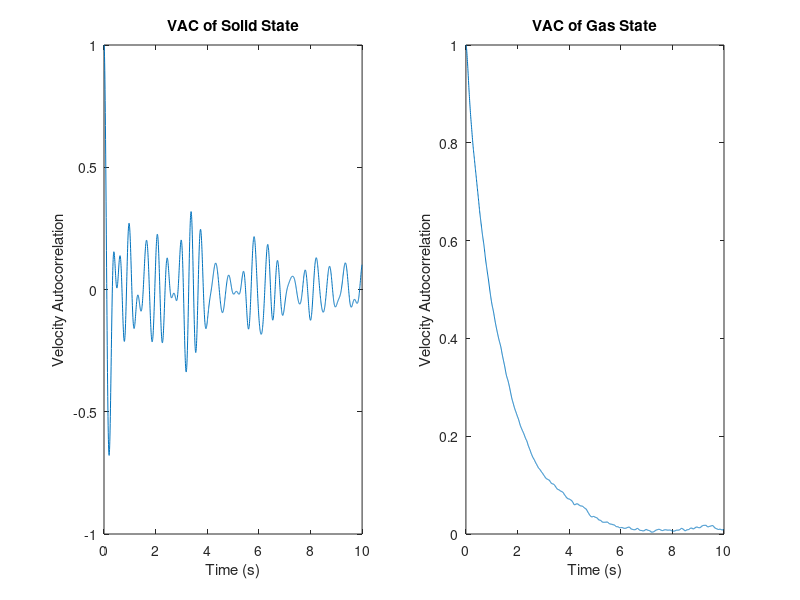

The MATLAB source for this figure:
Z_gas = [1.000000e+00
9.996079e-01
9.986394e-01
9.971119e-01
9.950551e-01
9.925135e-01
9.895470e-01
9.862216e-01
9.825975e-01
9.787228e-01
9.746347e-01
9.703637e-01
9.659380e-01
9.613844e-01
9.567277e-01
9.519871e-01
9.471745e-01
9.422952e-01
9.373552e-01
9.323723e-01
9.273822e-01
9.224309e-01
9.175570e-01
9.127789e-01
9.080946e-01
9.034929e-01
8.989664e-01
8.945173e-01
8.901534e-01
8.858785e-01
8.816852e-01
8.775586e-01
8.734865e-01
8.694693e-01
8.655211e-01
8.616622e-01
8.579099e-01
8.542719e-01
8.507437e-01
8.473111e-01
8.439522e-01
8.406407e-01
8.373492e-01
8.340533e-01
8.307364e-01
8.273927e-01
8.240261e-01
8.206473e-01
8.172699e-01
8.139069e-01
8.105710e-01
8.072751e-01
8.040336e-01
8.008609e-01
7.977685e-01
7.947637e-01
7.918509e-01
7.890321e-01
7.863056e-01
7.836641e-01
7.810937e-01
7.785744e-01
7.760828e-01
7.735944e-01
7.710874e-01
7.685451e-01
7.659593e-01
7.633313e-01
7.606719e-01
7.579997e-01
7.553370e-01
7.527029e-01
7.501073e-01
7.475492e-01
7.450200e-01
7.425073e-01
7.399979e-01
7.374799e-01
7.349429e-01
7.323788e-01
7.297821e-01
7.271520e-01
7.244938e-01
7.218191e-01
7.191438e-01
7.164833e-01
7.138483e-01
7.112414e-01
7.086572e-01
7.060864e-01
7.035220e-01
7.009609e-01
6.984022e-01
6.958426e-01
6.932759e-01
6.906949e-01
6.880938e-01
6.854689e-01
6.828168e-01
6.801335e-01
6.774162e-01
6.746671e-01
6.718988e-01
6.691347e-01
6.664049e-01
6.637379e-01
6.611539e-01
6.586622e-01
6.562618e-01
6.539426e-01
6.516880e-01
6.494780e-01
6.472931e-01
6.451170e-01
6.429376e-01
6.407475e-01
6.385428e-01
6.363227e-01
6.340880e-01
6.318415e-01
6.295880e-01
6.273361e-01
6.250988e-01
6.228896e-01
6.207177e-01
6.185844e-01
6.164866e-01
6.144213e-01
6.123888e-01
6.103939e-01
6.084419e-01
6.065357e-01
6.046729e-01
6.028462e-01
6.010447e-01
5.992559e-01
5.974655e-01
5.956567e-01
5.938103e-01
5.919061e-01
5.899253e-01
5.878533e-01
5.856831e-01
5.834183e-01
5.810751e-01
5.786811e-01
5.762704e-01
5.738761e-01
5.715222e-01
5.692203e-01
5.669710e-01
5.647692e-01
5.626101e-01
5.604932e-01
5.584229e-01
5.564042e-01
5.544377e-01
5.525156e-01
5.506241e-01
5.487469e-01
5.468697e-01
5.449832e-01
5.430852e-01
5.411798e-01
5.392760e-01
5.373850e-01
5.355177e-01
5.336814e-01
5.318778e-01
5.301029e-01
5.283485e-01
5.266041e-01
5.248575e-01
5.230943e-01
5.212985e-01
5.194556e-01
5.175568e-01
5.156024e-01
5.135999e-01
5.115609e-01
5.094964e-01
5.074167e-01
5.053329e-01
5.032586e-01
5.012093e-01
4.991983e-01
4.972303e-01
4.952997e-01
4.933949e-01
4.915056e-01
4.896272e-01
4.877627e-01
4.859203e-01
4.841094e-01
4.823367e-01
4.806040e-01
4.789088e-01
4.772468e-01
4.756139e-01
4.740085e-01
4.724323e-01
4.708924e-01
4.694007e-01
4.679711e-01
4.666146e-01
4.653329e-01
4.641152e-01
4.629395e-01
4.617783e-01
4.606051e-01
4.593989e-01
4.581453e-01
4.568353e-01
4.554664e-01
4.540432e-01
4.525759e-01
4.510758e-01
4.495505e-01
4.480034e-01
4.464367e-01
4.448536e-01
4.432587e-01
4.416583e-01
4.400603e-01
4.384750e-01
4.369136e-01
4.353858e-01
4.338980e-01
4.324528e-01
4.310481e-01
4.296765e-01
4.283278e-01
4.269929e-01
4.256671e-01
4.243506e-01
4.230457e-01
4.217542e-01
4.204745e-01
4.192011e-01
4.179266e-01
4.166451e-01
4.153583e-01
4.140795e-01
4.128248e-01
4.115989e-01
4.103928e-01
4.091926e-01
4.079882e-01
4.067761e-01
4.055580e-01
4.043406e-01
4.031335e-01
4.019467e-01
4.007872e-01
3.996575e-01
3.985565e-01
3.974825e-01
3.964342e-01
3.954109e-01
3.944104e-01
3.934278e-01
3.924560e-01
3.914873e-01
3.905162e-01
3.895392e-01
3.885540e-01
3.875574e-01
3.865429e-01
3.855005e-01
3.844171e-01
3.832785e-01
3.820729e-01
3.807937e-01
3.794421e-01
3.780266e-01
3.765617e-01
3.750652e-01
3.735574e-01
3.720588e-01
3.705875e-01
3.691553e-01
3.677648e-01
3.664105e-01
3.650838e-01
3.637769e-01
3.624841e-01
3.612018e-01
3.599276e-01
3.586606e-01
3.574007e-01
3.561480e-01
3.549016e-01
3.536597e-01
3.524196e-01
3.511791e-01
3.499372e-01
3.486936e-01
3.474472e-01
3.461948e-01
3.449298e-01
3.436427e-01
3.423230e-01
3.409609e-01
3.395499e-01
3.380888e-01
3.365842e-01
3.350521e-01
3.335165e-01
3.320046e-01
3.305407e-01
3.291433e-01
3.278241e-01
3.265874e-01
3.254319e-01
3.243510e-01
3.233343e-01
3.223687e-01
3.214408e-01
3.205398e-01
3.196595e-01
3.187967e-01
3.179489e-01
3.171098e-01
3.162690e-01
3.154131e-01
3.145294e-01
3.136084e-01
3.126451e-01
3.116390e-01
3.105929e-01
3.095119e-01
3.084023e-01
3.072707e-01
3.061235e-01
3.049654e-01
3.037988e-01
3.026226e-01
3.014331e-01
3.002238e-01
2.989874e-01
2.977183e-01
2.964161e-01
2.950875e-01
2.937448e-01
2.924029e-01
2.910750e-01
2.897693e-01
2.884861e-01
2.872179e-01
2.859524e-01
2.846771e-01
2.833870e-01
2.820907e-01
2.808108e-01
2.795740e-01
2.783975e-01
2.772826e-01
2.762193e-01
2.751949e-01
2.741996e-01
2.732287e-01
2.722801e-01
2.713513e-01
2.704368e-01
2.695276e-01
2.686142e-01
2.676907e-01
2.667565e-01
2.658153e-01
2.648709e-01
2.639255e-01
2.629810e-01
2.620399e-01
2.611057e-01
2.601818e-01
2.592714e-01
2.583775e-01
2.575030e-01
2.566508e-01
2.558229e-01
2.550196e-01
2.542388e-01
2.534767e-01
2.527296e-01
2.519942e-01
2.512674e-01
2.505451e-01
2.498226e-01
2.490954e-01
2.483602e-01
2.476149e-01
2.468576e-01
2.460866e-01
2.453005e-01
2.445013e-01
2.436958e-01
2.428944e-01
2.421094e-01
2.413508e-01
2.406244e-01
2.399294e-01
2.392581e-01
2.385967e-01
2.379282e-01
2.372376e-01
2.365158e-01
2.357611e-01
2.349756e-01
2.341618e-01
2.333216e-01
2.324573e-01
2.315723e-01
2.306702e-01
2.297542e-01
2.288269e-01
2.278909e-01
2.269504e-01
2.260124e-01
2.250864e-01
2.241843e-01
2.233160e-01
2.224868e-01
2.216968e-01
2.209434e-01
2.202241e-01
2.195358e-01
2.188739e-01
2.182329e-01
2.176071e-01
2.169911e-01
2.163790e-01
2.157645e-01
2.151425e-01
2.145119e-01
2.138770e-01
2.132468e-01
2.126302e-01
2.120320e-01
2.114510e-01
2.108819e-01
2.103182e-01
2.097534e-01
2.091825e-01
2.086019e-01
2.080097e-01
2.074061e-01
2.067920e-01
2.061683e-01
2.055338e-01
2.048869e-01
2.042259e-01
2.035501e-01
2.028598e-01
2.021559e-01
2.014400e-01
2.007139e-01
1.999792e-01
1.992386e-01
1.984978e-01
1.977659e-01
1.970530e-01
1.963673e-01
1.957139e-01
1.950953e-01
1.945116e-01
1.939601e-01
1.934348e-01
1.929262e-01
1.924225e-01
1.919101e-01
1.913752e-01
1.908035e-01
1.901825e-01
1.895032e-01
1.887642e-01
1.879715e-01
1.871335e-01
1.862578e-01
1.853523e-01
1.844298e-01
1.835095e-01
1.826135e-01
1.817598e-01
1.809576e-01
1.802068e-01
1.795012e-01
1.788309e-01
1.781844e-01
1.775495e-01
1.769149e-01
1.762716e-01
1.756157e-01
1.749485e-01
1.742744e-01
1.735962e-01
1.729128e-01
1.722203e-01
1.715139e-01
1.707895e-01
1.700457e-01
1.692840e-01
1.685093e-01
1.677291e-01
1.669526e-01
1.661894e-01
1.654481e-01
1.647342e-01
1.640492e-01
1.633903e-01
1.627511e-01
1.621244e-01
1.615035e-01
1.608848e-01
1.602673e-01
1.596530e-01
1.590458e-01
1.584503e-01
1.578706e-01
1.573090e-01
1.567663e-01
1.562436e-01
1.557455e-01
1.552773e-01
1.548387e-01
1.544182e-01
1.539987e-01
1.535648e-01
1.531075e-01
1.526244e-01
1.521179e-01
1.515931e-01
1.510551e-01
1.505081e-01
1.499556e-01
1.494009e-01
1.488465e-01
1.482946e-01
1.477463e-01
1.472022e-01
1.466632e-01
1.461309e-01
1.456082e-01
1.450984e-01
1.446035e-01
1.441236e-01
1.436564e-01
1.431971e-01
1.427392e-01
1.422755e-01
1.418011e-01
1.413144e-01
1.408164e-01
1.403092e-01
1.397945e-01
1.392732e-01
1.387483e-01
1.382250e-01
1.377108e-01
1.372133e-01
1.367377e-01
1.362864e-01
1.358598e-01
1.354570e-01
1.350777e-01
1.347216e-01
1.343882e-01
1.340757e-01
1.337808e-01
1.334984e-01
1.332213e-01
1.329412e-01
1.326499e-01
1.323410e-01
1.320111e-01
1.316606e-01
1.312921e-01
1.309095e-01
1.305167e-01
1.301176e-01
1.297159e-01
1.293151e-01
1.289178e-01
1.285258e-01
1.281398e-01
1.277599e-01
1.273856e-01
1.270153e-01
1.266475e-01
1.262809e-01
1.259145e-01
1.255473e-01
1.251785e-01
1.248068e-01
1.244313e-01
1.240523e-01
1.236714e-01
1.232910e-01
1.229130e-01
1.225369e-01
1.221600e-01
1.217786e-01
1.213893e-01
1.209904e-01
1.205833e-01
1.201713e-01
1.197587e-01
1.193481e-01
1.189396e-01
1.185313e-01
1.181213e-01
1.177108e-01
1.173048e-01
1.169085e-01
1.165229e-01
1.161468e-01
1.157804e-01
1.154255e-01
1.150839e-01
1.147563e-01
1.144441e-01
1.141502e-01
1.138779e-01
1.136285e-01
1.134006e-01
1.131899e-01
1.129917e-01
1.128031e-01
1.126237e-01
1.124549e-01
1.122989e-01
1.121569e-01
1.120283e-01
1.119100e-01
1.117975e-01
1.116858e-01
1.115714e-01
1.114533e-01
1.113328e-01
1.112116e-01
1.110904e-01
1.109674e-01
1.108384e-01
1.106966e-01
1.105350e-01
1.103474e-01
1.101302e-01
1.098824e-01
1.096041e-01
1.092953e-01
1.089567e-01
1.085896e-01
1.081967e-01
1.077826e-01
1.073534e-01
1.069166e-01
1.064799e-01
1.060501e-01
1.056330e-01
1.052335e-01
1.048559e-01
1.045043e-01
1.041818e-01
1.038907e-01
1.036320e-01
1.034060e-01
1.032130e-01
1.030526e-01
1.029232e-01
1.028210e-01
1.027416e-01
1.026807e-01
1.026336e-01
1.025943e-01
1.025546e-01
1.025052e-01
1.024369e-01
1.023429e-01
1.022197e-01
1.020679e-01
1.018911e-01
1.016944e-01
1.014826e-01
1.012586e-01
1.010225e-01
1.007725e-01
1.005049e-01
1.002152e-01
9.989918e-02
9.955453e-02
9.918207e-02
9.878728e-02
9.837998e-02
9.797158e-02
9.757074e-02
9.718060e-02
9.679892e-02
9.642017e-02
9.603783e-02
9.564624e-02
9.524210e-02
9.482566e-02
9.440134e-02
9.397721e-02
9.356319e-02
9.316900e-02
9.280263e-02
9.246962e-02
9.217318e-02
9.191480e-02
9.169497e-02
9.151348e-02
9.136907e-02
9.125859e-02
9.117629e-02
9.111374e-02
9.106036e-02
9.100465e-02
9.093561e-02
9.084420e-02
9.072457e-02
9.057489e-02
9.039720e-02
9.019611e-02
8.997693e-02
8.974458e-02
8.950385e-02
8.926028e-02
8.902072e-02
8.879275e-02
8.858290e-02
8.839485e-02
8.822864e-02
8.808127e-02
8.794830e-02
8.782505e-02
8.770722e-02
8.759106e-02
8.747368e-02
8.735352e-02
8.723020e-02
8.710348e-02
8.697215e-02
8.683448e-02
8.669033e-02
8.654265e-02
8.639634e-02
8.625512e-02
8.611888e-02
8.598287e-02
8.583801e-02
8.567222e-02
8.547250e-02
8.522794e-02
8.493255e-02
8.458641e-02
8.419458e-02
8.376539e-02
8.330948e-02
8.283928e-02
8.236800e-02
8.190827e-02
8.147074e-02
8.106251e-02
8.068542e-02
8.033536e-02
8.000365e-02
7.967967e-02
7.935321e-02
7.901534e-02
7.865860e-02
7.827812e-02
7.787389e-02
7.745220e-02
7.702456e-02
7.660402e-02
7.620126e-02
7.582259e-02
7.547032e-02
7.514425e-02
7.484298e-02
7.456410e-02
7.430357e-02
7.405555e-02
7.381333e-02
7.357138e-02
7.332730e-02
7.308274e-02
7.284295e-02
7.261510e-02
7.240607e-02
7.222079e-02
7.206185e-02
7.193058e-02
7.182812e-02
7.175512e-02
7.171028e-02
7.168880e-02
7.168239e-02
7.168053e-02
7.167212e-02
7.164698e-02
7.159723e-02
7.151829e-02
7.140899e-02
7.127054e-02
7.110498e-02
7.091465e-02
7.070322e-02
7.047715e-02
7.024594e-02
7.002050e-02
6.981023e-02
6.961996e-02
6.944789e-02
6.928588e-02
6.912237e-02
6.894639e-02
6.875041e-02
6.853105e-02
6.828773e-02
6.802128e-02
6.773371e-02
6.742823e-02
6.710808e-02
6.677418e-02
6.642374e-02
6.605119e-02
6.565076e-02
6.521876e-02
6.475479e-02
6.426181e-02
6.374548e-02
6.321335e-02
6.267481e-02
6.214153e-02
6.162755e-02
6.114845e-02
6.071988e-02
6.035597e-02
6.006746e-02
5.985960e-02
5.973087e-02
5.967373e-02
5.967725e-02
5.973029e-02
5.982335e-02
5.994848e-02
6.009800e-02
6.026376e-02
6.043774e-02
6.061373e-02
6.078878e-02
6.096313e-02
6.113804e-02
6.131226e-02
6.147939e-02
6.162888e-02
6.175071e-02
6.183958e-02
6.189539e-02
6.192075e-02
6.191851e-02
6.189039e-02
6.183682e-02
6.175745e-02
6.165197e-02
6.152062e-02
6.136414e-02
6.118360e-02
6.098056e-02
6.075797e-02
6.052141e-02
6.027938e-02
6.004204e-02
5.981833e-02
5.961313e-02
5.942591e-02
5.925133e-02
5.908142e-02
5.890857e-02
5.872770e-02
5.853712e-02
5.833863e-02
5.813748e-02
5.794177e-02
5.776105e-02
5.760420e-02
5.747765e-02
5.738422e-02
5.732310e-02
5.729059e-02
5.728127e-02
5.728852e-02
5.730464e-02
5.732127e-02
5.733099e-02
5.732865e-02
5.731159e-02
5.727873e-02
5.722948e-02
5.716309e-02
5.707829e-02
5.697348e-02
5.684723e-02
5.669868e-02
5.652772e-02
5.633486e-02
5.612111e-02
5.588819e-02
5.563932e-02
5.537997e-02
5.511765e-02
5.486032e-02
5.461406e-02
5.438169e-02
5.416309e-02
5.395621e-02
5.375800e-02
5.356495e-02
5.337373e-02
5.318192e-02
5.298862e-02
5.279458e-02
5.260178e-02
5.241263e-02
5.222898e-02
5.205110e-02
5.187703e-02
5.170239e-02
5.152034e-02
5.132160e-02
5.109503e-02
5.082937e-02
5.051574e-02
5.015013e-02
4.973509e-02
4.927922e-02
4.879461e-02
4.829369e-02
4.778697e-02
4.728206e-02
4.678378e-02
4.629501e-02
4.581763e-02
4.535278e-02
4.490037e-02
4.445863e-02
4.402426e-02
4.359320e-02
4.316163e-02
4.272679e-02
4.228745e-02
4.184398e-02
4.139822e-02
4.095320e-02
4.051289e-02
4.008185e-02
3.966484e-02
3.926605e-02
3.888834e-02
3.853248e-02
3.819655e-02
3.787577e-02
3.756318e-02
3.725164e-02
3.693664e-02
3.661882e-02
3.630508e-02
3.600716e-02
3.573843e-02
3.550992e-02
3.532755e-02
3.519140e-02
3.509712e-02
3.503849e-02
3.500988e-02
3.500763e-02
3.502989e-02
3.507544e-02
3.514224e-02
3.522664e-02
3.532354e-02
3.542722e-02
3.553237e-02
3.563480e-02
3.573165e-02
3.582110e-02
3.590125e-02
3.596827e-02
3.601487e-02
3.603084e-02
3.600612e-02
3.593465e-02
3.581638e-02
3.565706e-02
3.546709e-02
3.525979e-02
3.504898e-02
3.484652e-02
3.466112e-02
3.449856e-02
3.436193e-02
3.425126e-02
3.416294e-02
3.409003e-02
3.402379e-02
3.395598e-02
3.388090e-02
3.379667e-02
3.370531e-02
3.361103e-02
3.351740e-02
3.342433e-02
3.332683e-02
3.321599e-02
3.308184e-02
3.291643e-02
3.271538e-02
3.247774e-02
3.220545e-02
3.190314e-02
3.157790e-02
3.123866e-02
3.089523e-02
3.055706e-02
3.023185e-02
2.992496e-02
2.963985e-02
2.937901e-02
2.914436e-02
2.893735e-02
2.875895e-02
2.860976e-02
2.848947e-02
2.839640e-02
2.832738e-02
2.827802e-02
2.824289e-02
2.821556e-02
2.818848e-02
2.815313e-02
2.810070e-02
2.802333e-02
2.791530e-02
2.777371e-02
2.759807e-02
2.738914e-02
2.714813e-02
2.687793e-02
2.658526e-02
2.628124e-02
2.597837e-02
2.568603e-02
2.540894e-02
2.515019e-02
2.491413e-02
2.470561e-02
2.452743e-02
2.437918e-02
2.425820e-02
2.416103e-02
2.408457e-02
2.402631e-02
2.398432e-02
2.395726e-02
2.394476e-02
2.394718e-02
2.396390e-02
2.399141e-02
2.402318e-02
2.405157e-02
2.407014e-02
2.407545e-02
2.406777e-02
2.405045e-02
2.402848e-02
2.400721e-02
2.399156e-02
2.398545e-02
2.399103e-02
2.400796e-02
2.403357e-02
2.406430e-02
2.409788e-02
2.413489e-02
2.417869e-02
2.423381e-02
2.430330e-02
2.438600e-02
2.447503e-02
2.455858e-02
2.462304e-02
2.465684e-02
2.465353e-02
2.461280e-02
2.453909e-02
2.443863e-02
2.431660e-02
2.417598e-02
2.401765e-02
2.384049e-02
2.364175e-02
2.341882e-02
2.317188e-02
2.290558e-02
2.262841e-02
2.235129e-02
2.208589e-02
2.184274e-02
2.162916e-02
2.144775e-02
2.129619e-02
2.116809e-02
2.105454e-02
2.094619e-02
2.083559e-02
2.071925e-02
2.059815e-02
2.047612e-02
2.035789e-02
2.024854e-02
2.015374e-02
2.007897e-02
2.002789e-02
2.000108e-02
1.999554e-02
2.000491e-02
2.002063e-02
2.003389e-02
2.003689e-02
2.002288e-02
1.998547e-02
1.991878e-02
1.981912e-02
1.968744e-02
1.953089e-02
1.936240e-02
1.919809e-02
1.905335e-02
1.893943e-02
1.886186e-02
1.882080e-02
1.881210e-02
1.882738e-02
1.885400e-02
1.887595e-02
1.887646e-02
1.884123e-02
1.876108e-02
1.863317e-02
1.846108e-02
1.825375e-02
1.802333e-02
1.778242e-02
1.754136e-02
1.730647e-02
1.707973e-02
1.685959e-02
1.664261e-02
1.642526e-02
1.620566e-02
1.598464e-02
1.576584e-02
1.555517e-02
1.536046e-02
1.519066e-02
1.505313e-02
1.495065e-02
1.488105e-02
1.483991e-02
1.482323e-02
1.482778e-02
1.484957e-02
1.488231e-02
1.491733e-02
1.494445e-02
1.495321e-02
1.493388e-02
1.487868e-02
1.478363e-02
1.465015e-02
1.448574e-02
1.430276e-02
1.411543e-02
1.393573e-02
1.377019e-02
1.361882e-02
1.347668e-02
1.333706e-02
1.319481e-02
1.304832e-02
1.290027e-02
1.275743e-02
1.262964e-02
1.252774e-02
1.246071e-02
1.243324e-02
1.244487e-02
1.249107e-02
1.256515e-02
1.265981e-02
1.276787e-02
1.288282e-02
1.299958e-02
1.311464e-02
1.322463e-02
1.332405e-02
1.340446e-02
1.345593e-02
1.346967e-02
1.344045e-02
1.336815e-02
1.325810e-02
1.312008e-02
1.296626e-02
1.280854e-02
1.265597e-02
1.251315e-02
1.238050e-02
1.225605e-02
1.213766e-02
1.202461e-02
1.191824e-02
1.182193e-02
1.174009e-02
1.167654e-02
1.163278e-02
1.160741e-02
1.159713e-02
1.159762e-02
1.160395e-02
1.161120e-02
1.161585e-02
1.161707e-02
1.161736e-02
1.162205e-02
1.163755e-02
1.166910e-02
1.171931e-02
1.178828e-02
1.187467e-02
1.197667e-02
1.209229e-02
1.221879e-02
1.235209e-02
1.248707e-02
1.261885e-02
1.274433e-02
1.286261e-02
1.297445e-02
1.308128e-02
1.318467e-02
1.328605e-02
1.338656e-02
1.348658e-02
1.358549e-02
1.368234e-02
1.377652e-02
1.386766e-02
1.395478e-02
1.403525e-02
1.410438e-02
1.415569e-02
1.418228e-02
1.417852e-02
1.414080e-02
1.406733e-02
1.395728e-02
1.380989e-02
1.362399e-02
1.339827e-02
1.313254e-02
1.282941e-02
1.249592e-02
1.214411e-02
1.178937e-02
1.144743e-02
1.113164e-02
1.085154e-02
1.061258e-02
1.041664e-02
1.026309e-02
1.014949e-02
1.007117e-02
1.002030e-02
9.985454e-03
9.952547e-03
9.906974e-03
9.836631e-03
9.735293e-03
9.605330e-03
9.458028e-03
9.310368e-03
9.179157e-03
9.075366e-03
9.001785e-03
8.954914e-03
8.928912e-03
8.918452e-03
8.919111e-03
8.926088e-03
8.933146e-03
8.933202e-03
8.920287e-03
8.891476e-03
8.848021e-03
8.795818e-03
8.744844e-03
8.706906e-03
8.692311e-03
8.707255e-03
8.753160e-03
8.827995e-03
8.928585e-03
9.052543e-03
9.198850e-03
9.367059e-03
9.555986e-03
9.763073e-03
9.984718e-03
1.021668e-02
1.045375e-02
1.068871e-02
1.091180e-02
1.111170e-02
1.127796e-02
1.140304e-02
1.148272e-02
1.151512e-02
1.149971e-02
1.143735e-02
1.133083e-02
1.118496e-02
1.100563e-02
1.079879e-02
1.056985e-02
1.032392e-02
1.006604e-02
9.801095e-03
9.533534e-03
9.267271e-03
9.005830e-03
8.752913e-03
8.513124e-03
8.292097e-03
8.095453e-03
7.927012e-03
7.787407e-03
7.674018e-03
7.582101e-03
7.506159e-03
7.440969e-03
7.382630e-03
7.329878e-03
7.284684e-03
7.250958e-03
7.231478e-03
7.224650e-03
7.223413e-03
7.217618e-03
7.198095e-03
7.159179e-03
7.098896e-03
7.018358e-03
6.921426e-03
6.814371e-03
6.705106e-03
6.602050e-03
6.512933e-03
6.443721e-03
6.397736e-03
6.375141e-03
6.372974e-03
6.385924e-03
6.407942e-03
6.434315e-03
6.463267e-03
6.496203e-03
6.536573e-03
6.588265e-03
6.654478e-03
6.737470e-03
6.839021e-03
6.961123e-03
7.106284e-03
7.276922e-03
7.473978e-03
7.695534e-03
7.936324e-03
8.188272e-03
8.441413e-03
8.684678e-03
8.906581e-03
9.096023e-03
9.243212e-03
9.340636e-03
9.383971e-03
9.372786e-03
9.310748e-03
9.205051e-03
9.065064e-03
8.900766e-03
8.721664e-03
8.536508e-03
8.353446e-03
8.180064e-03
8.023076e-03
7.887928e-03
7.778381e-03
7.695726e-03
7.637676e-03
7.598018e-03
7.567831e-03
7.537540e-03
7.498631e-03
7.444891e-03
7.373520e-03
7.285738e-03
7.186125e-03
7.080908e-03
6.976363e-03
6.877943e-03
6.789546e-03
6.712160e-03
6.641992e-03
6.569257e-03
6.479061e-03
6.354895e-03
6.183593e-03
5.959853e-03
5.688872e-03
5.385766e-03
5.071056e-03
4.764463e-03
4.481183e-03
4.231819e-03
4.023579e-03
3.860595e-03
3.743659e-03
3.670863e-03
3.639427e-03
3.647102e-03
3.691285e-03
3.765912e-03
3.859099e-03
3.954991e-03
4.039156e-03
4.102831e-03
4.143403e-03
4.163219e-03
4.169167e-03
4.172406e-03
4.186415e-03
4.223584e-03
4.292240e-03
4.395471e-03
4.531852e-03
4.697086e-03
4.885381e-03
5.090295e-03
5.305523e-03
5.525891e-03
5.747960e-03
5.969630e-03
6.189123e-03
6.404453e-03
6.613890e-03
6.816722e-03
7.013243e-03
7.203591e-03
7.386299e-03
7.558012e-03
7.714851e-03
7.854389e-03
7.976864e-03
8.085086e-03
8.183438e-03
8.276570e-03
8.367975e-03
8.458577e-03
8.546238e-03
8.627242e-03
8.699207e-03
8.763295e-03
8.824549e-03
8.890528e-03
8.968643e-03
9.062956e-03
9.171994e-03
9.288856e-03
9.403460e-03
9.505692e-03
9.587884e-03
9.645617e-03
9.676995e-03
9.681562e-03
9.659880e-03
9.613908e-03
9.547726e-03
9.467919e-03
9.382578e-03
9.298386e-03
9.217427e-03
9.136317e-03
9.048237e-03
8.946063e-03
8.824918e-03
8.683710e-03
8.525424e-03
8.355930e-03
8.182217e-03
8.011298e-03
7.849673e-03
7.702512e-03
7.572605e-03
7.459931e-03
7.362480e-03
7.277941e-03
7.205044e-03
7.143687e-03
7.094312e-03
7.057426e-03
7.033600e-03
7.023828e-03
7.029923e-03
7.054520e-03
7.100391e-03
7.169316e-03
7.261084e-03
7.372991e-03
7.499856e-03
7.634591e-03
7.769505e-03
7.898172e-03
8.016923e-03
8.125146e-03
8.224349e-03
8.316635e-03
8.403343e-03
8.484167e-03
8.556809e-03
8.617420e-03
8.662112e-03
8.688881e-03
8.698618e-03
8.694628e-03
8.681332e-03
8.663069e-03
8.643436e-03
8.624878e-03
8.607974e-03
8.590362e-03
8.566202e-03
8.527578e-03
8.467926e-03
8.385430e-03
8.284189e-03
8.172891e-03
8.062247e-03
7.962377e-03
7.880864e-03
7.821926e-03
7.786670e-03
7.773907e-03
7.780830e-03
7.803306e-03
7.836052e-03
7.873161e-03
7.909142e-03
7.940139e-03
7.964752e-03
7.984233e-03
8.001977e-03
8.022054e-03
8.046974e-03
8.075742e-03
8.103464e-03
8.123089e-03
8.128691e-03
8.118285e-03
8.094154e-03
8.060785e-03
8.022284e-03
7.980872e-03
7.936629e-03
7.887784e-03
7.830884e-03
7.760861e-03
7.671667e-03
7.558158e-03
7.418758e-03
7.257226e-03
7.082120e-03
6.904255e-03
6.733839e-03
6.578748e-03
6.444144e-03
6.332694e-03
6.244482e-03
6.176574e-03
6.123241e-03
6.077763e-03
6.035085e-03
5.993348e-03
5.953123e-03
5.915295e-03
5.879593e-03
5.844801e-03
5.810342e-03
5.778156e-03
5.753395e-03
5.742926e-03
5.752415e-03
5.784035e-03
5.836193e-03
5.904969e-03
5.986267e-03
6.077551e-03
6.178333e-03
6.289480e-03
6.412173e-03
6.546887e-03
6.692278e-03
6.844442e-03
6.997336e-03
7.144409e-03
7.280625e-03
7.403718e-03
7.514097e-03
7.613439e-03
7.702696e-03
7.780725e-03
7.844563e-03
7.891100e-03
7.918746e-03
7.928067e-03
7.921638e-03
7.903612e-03
7.879018e-03
7.852794e-03
7.828919e-03
7.810172e-03
7.798542e-03
7.795593e-03
7.802125e-03
7.817520e-03
7.840056e-03
7.868618e-03
7.904361e-03
7.950643e-03
8.011092e-03
8.087191e-03
8.177286e-03
8.277763e-03
8.385250e-03
8.498237e-03
8.617729e-03
8.747191e-03
8.891830e-03
9.057204e-03
9.247535e-03
9.464321e-03
9.705624e-03
9.965984e-03
1.023684e-02
1.050752e-02
1.076677e-02
1.100427e-02
1.121153e-02
1.138188e-02
1.151010e-02
1.159205e-02
1.162498e-02
1.160812e-02
1.154343e-02
1.143573e-02
1.129213e-02
1.112088e-02
1.093015e-02
1.072709e-02
1.051743e-02
1.030572e-02
1.009562e-02
9.890115e-03
9.690934e-03
9.497656e-03
9.307120e-03
9.113844e-03
8.911402e-03
8.694111e-03
8.458492e-03
8.204325e-03
7.935200e-03
7.658388e-03
7.384080e-03
7.124256e-03
6.891491e-03
6.697893e-03
6.554281e-03
6.469446e-03
6.449249e-03
6.495582e-03
6.605691e-03
6.772406e-03
6.984860e-03
7.228945e-03
7.487904e-03
7.744109e-03
7.981775e-03
8.189129e-03
8.359341e-03
8.490575e-03
8.585402e-03
8.649458e-03
8.689649e-03
8.712688e-03
8.724598e-03
8.730957e-03
8.737074e-03
8.747549e-03
8.765526e-03
8.792417e-03
8.828519e-03
8.874281e-03
8.931528e-03
9.003896e-03
9.096218e-03
9.213061e-03
9.356779e-03
9.526077e-03
9.716309e-03
9.921359e-03
1.013533e-02
1.035288e-02
1.056868e-02
1.077754e-02
1.097542e-02
1.116052e-02
1.133357e-02
1.149698e-02
1.165347e-02
1.180437e-02
1.194823e-02
1.208012e-02
1.219217e-02
1.227518e-02
1.232092e-02
1.232462e-02
1.228641e-02
1.221091e-02
1.210491e-02
1.197474e-02
1.182490e-02
1.165849e-02
1.147864e-02
1.128970e-02
1.109734e-02
1.090789e-02
1.072798e-02
1.056521e-02
1.042891e-02
1.032953e-02
1.027657e-02
1.027641e-02
1.033088e-02
1.043661e-02
1.058540e-02
1.076596e-02
1.096654e-02
1.117700e-02
1.138983e-02
1.160044e-02
1.180716e-02
1.201077e-02
1.221356e-02
1.241782e-02
1.262439e-02
1.283182e-02
1.303684e-02
1.323568e-02
1.342549e-02
1.360472e-02
1.377241e-02
1.392720e-02
1.406637e-02
1.418578e-02
1.428086e-02
1.434811e-02
1.438603e-02
1.439490e-02
1.437554e-02
1.432811e-02
1.425209e-02
1.414738e-02
1.401587e-02
1.386241e-02
1.369547e-02
1.352731e-02
1.337249e-02
1.324378e-02
1.314793e-02
1.308385e-02
1.304416e-02
1.301878e-02
1.299834e-02
1.297593e-02
1.294766e-02
1.291255e-02
1.287244e-02
1.283179e-02
1.279729e-02
1.277724e-02
1.278040e-02
1.281477e-02
1.288673e-02
1.300054e-02
1.315756e-02
1.335513e-02
1.358578e-02
1.383830e-02
1.410050e-02
1.436268e-02
1.461994e-02
1.487209e-02
1.512135e-02
1.536913e-02
1.561408e-02
1.585205e-02
1.607734e-02
1.628428e-02
1.646833e-02
1.662678e-02
1.675934e-02
1.686832e-02
1.695854e-02
1.703647e-02
1.710904e-02
1.718236e-02
1.726082e-02
1.734661e-02
1.743888e-02
1.753264e-02
1.761898e-02
1.768800e-02
1.773290e-02
1.775231e-02
1.774963e-02
1.773078e-02
1.770220e-02
1.767034e-02
1.764231e-02
1.762665e-02
1.763249e-02
1.766624e-02
1.772732e-02
1.780614e-02
1.788619e-02
1.794863e-02
1.797647e-02
1.795695e-02
1.788221e-02
1.774885e-02
1.755755e-02
1.731324e-02
1.702563e-02
1.670885e-02
1.637984e-02
1.605587e-02
1.575222e-02
1.548070e-02
1.524915e-02
1.506129e-02
1.491664e-02
1.481087e-02
1.473719e-02
1.468834e-02
1.465860e-02
1.464476e-02
1.464628e-02
1.466496e-02
1.470436e-02
1.476856e-02
1.486013e-02
1.497768e-02
1.511454e-02
1.525931e-02
1.539876e-02
1.552180e-02
1.562272e-02
1.570193e-02
1.576445e-02
1.581731e-02
1.586689e-02
1.591734e-02
1.597055e-02
1.602729e-02
1.608864e-02
1.615682e-02
1.623507e-02
1.632675e-02
1.643411e-02
1.655711e-02
1.669272e-02
1.683485e-02
1.697501e-02
1.710330e-02
1.720962e-02
1.728552e-02
1.732592e-02
1.732975e-02
1.729903e-02
1.723691e-02
1.714565e-02
1.702542e-02
1.687442e-02
1.669007e-02
1.647059e-02
1.621653e-02
1.593159e-02
1.562242e-02
1.529761e-02
1.496623e-02
1.463633e-02
1.431416e-02
1.400386e-02
1.370763e-02
1.342612e-02
1.315912e-02
1.290616e-02
1.266654e-02
1.243914e-02
1.222237e-02
1.201474e-02
1.181594e-02
1.162833e-02
1.145799e-02
1.131346e-02
1.120154e-02
1.112238e-02
1.106749e-02
1.102252e-02
1.097268e-02
1.090717e-02
1.082069e-02
1.071294e-02
1.058710e-02
1.044792e-02
1.029994e-02
1.014631e-02
9.989234e-03
9.831477e-03
9.677852e-03
9.535497e-03
9.412871e-03
9.318023e-03
9.256918e-03
9.232464e-03
9.244359e-03
9.289550e-03
9.363111e-03
9.459050e-03
9.570000e-03
9.686180e-03
9.795845e-03
9.887685e-03
9.952660e-03
9.984282e-03
9.979087e-03
9.938019e-03
9.867077e-03
9.775798e-03
9.674274e-03
9.570482e-03
9.469021e-03
9.371212e-03
9.276124e-03
9.182034e-03
9.087767e-03
8.993280e-03
8.899355e-03
8.806958e-03
8.717033e-03
8.630890e-03
8.550795e-03
8.480313e-03
8.424047e-03
8.386834e-03
8.372616e-03
8.383118e-03
8.416763e-03
8.468588e-03
8.531536e-03
8.598715e-03
8.665746e-03
8.732338e-03
8.802608e-03
8.884146e-03
8.986178e-03
9.117387e-03
9.283792e-03
];
Z_solid = [1.000000e+00
9.969613e-01
9.880857e-01
9.734393e-01
9.531325e-01
9.273195e-01
8.961960e-01
8.599983e-01
8.190004e-01
7.735122e-01
7.238759e-01
6.704633e-01
6.136724e-01
5.539234e-01
4.916548e-01
4.273198e-01
3.613816e-01
2.943099e-01
2.265759e-01
1.586486e-01
9.099101e-02
2.405549e-02
-4.171929e-02
-1.059121e-01
-1.681222e-01
-2.279723e-01
-2.851110e-01
-3.392152e-01
-3.899917e-01
-4.371789e-01
-4.805480e-01
-5.199039e-01
-5.550857e-01
-5.859674e-01
-6.124577e-01
-6.344999e-01
-6.520715e-01
-6.651834e-01
-6.738792e-01
-6.782339e-01
-6.783528e-01
-6.743699e-01
-6.664461e-01
-6.547673e-01
-6.395427e-01
-6.210021e-01
-5.993941e-01
-5.749835e-01
-5.480488e-01
-5.188797e-01
-4.877748e-01
-4.550383e-01
-4.209782e-01
-3.859028e-01
-3.501192e-01
-3.139295e-01
-2.776296e-01
-2.415060e-01
-2.058337e-01
-1.708746e-01
-1.368751e-01
-1.040645e-01
-7.265367e-02
-4.283328e-02
-1.477302e-02
1.137948e-02
3.549942e-02
5.748537e-02
7.725958e-02
9.476811e-02
1.099808e-01
1.228910e-01
1.335150e-01
1.418914e-01
1.480804e-01
1.521620e-01
1.542355e-01
1.544174e-01
1.528398e-01
1.496490e-01
1.450028e-01
1.390691e-01
1.320233e-01
1.240464e-01
1.153226e-01
1.060371e-01
9.637386e-02
8.651378e-02
7.663230e-02
6.689770e-02
5.746931e-02
4.849586e-02
4.011406e-02
3.244729e-02
2.560453e-02
1.967948e-02
1.474978e-02
1.087641e-02
8.103419e-03
6.457719e-03
5.949115e-03
6.570507e-03
8.298268e-03
1.109283e-02
1.489940e-02
1.964890e-02
2.525905e-02
3.163556e-02
3.867352e-02
4.625881e-02
5.426964e-02
6.257812e-02
7.105192e-02
7.955590e-02
8.795381e-02
9.610995e-02
1.038908e-01
1.111664e-01
1.178121e-01
1.237102e-01
1.287507e-01
1.328331e-01
1.358672e-01
1.377744e-01
1.384883e-01
1.379557e-01
1.361368e-01
1.330060e-01
1.285520e-01
1.227783e-01
1.157026e-01
1.073572e-01
9.778841e-02
8.705647e-02
7.523471e-02
6.240907e-02
4.867733e-02
3.414822e-02
1.894043e-02
3.181544e-03
-1.299316e-02
-2.944200e-02
-4.601825e-02
-6.257155e-02
-7.894939e-02
-9.499867e-02
-1.105672e-01
-1.255053e-01
-1.396673e-01
-1.529134e-01
-1.651105e-01
-1.761343e-01
-1.858700e-01
-1.942138e-01
-2.010740e-01
-2.063716e-01
-2.100413e-01
-2.120320e-01
-2.123073e-01
-2.108458e-01
-2.076414e-01
-2.027030e-01
-1.960546e-01
-1.877351e-01
-1.777977e-01
-1.663096e-01
-1.533512e-01
-1.390156e-01
-1.234075e-01
-1.066424e-01
-8.884553e-02
-7.015103e-02
-5.070048e-02
-3.064190e-02
-1.012838e-02
1.068311e-02
3.163311e-02
5.256102e-02
7.330647e-02
9.371079e-02
1.136183e-01
1.328777e-01
1.513436e-01
1.688776e-01
1.853495e-01
2.006386e-01
2.146347e-01
2.272389e-01
2.383646e-01
2.479381e-01
2.558990e-01
2.622006e-01
2.668103e-01
2.697097e-01
2.708942e-01
2.703733e-01
2.681699e-01
2.643200e-01
2.588723e-01
2.518874e-01
2.434370e-01
2.336030e-01
2.224769e-01
2.101585e-01
1.967549e-01
1.823795e-01
1.671510e-01
1.511918e-01
1.346275e-01
1.175852e-01
1.001931e-01
8.257889e-02
6.486901e-02
4.718769e-02
2.965603e-02
1.239118e-02
-4.494437e-03
-2.089385e-02
-3.670626e-02
-5.183763e-02
-6.620125e-02
-7.971823e-02
-9.231799e-02
-1.039386e-01
-1.145273e-01
-1.240403e-01
-1.324438e-01
-1.397134e-01
-1.458347e-01
-1.508028e-01
-1.546230e-01
-1.573100e-01
-1.588881e-01
-1.593906e-01
-1.588600e-01
-1.573467e-01
-1.549090e-01
-1.516122e-01
-1.475281e-01
-1.427339e-01
-1.373114e-01
-1.313460e-01
-1.249260e-01
-1.181413e-01
-1.110825e-01
-1.038400e-01
-9.650292e-02
-8.915813e-02
-8.188944e-02
-7.477678e-02
-6.789546e-02
-6.131544e-02
-5.510082e-02
-4.930934e-02
-4.399190e-02
-3.919234e-02
-3.494715e-02
-3.128534e-02
-2.822833e-02
-2.579002e-02
-2.397685e-02
-2.278795e-02
-2.221535e-02
-2.224423e-02
-2.285326e-02
-2.401498e-02
-2.569617e-02
-2.785835e-02
-3.045822e-02
-3.344820e-02
-3.677695e-02
-4.038991e-02
-4.422987e-02
-4.823756e-02
-5.235226e-02
-5.651243e-02
-6.065624e-02
-6.472223e-02
-6.864982e-02
-7.237991e-02
-7.585537e-02
-7.902158e-02
-8.182679e-02
-8.422258e-02
-8.616418e-02
-8.761077e-02
-8.852574e-02
-8.887686e-02
-8.863647e-02
-8.778163e-02
-8.629421e-02
-8.416093e-02
-8.137345e-02
-7.792830e-02
-7.382683e-02
-6.907516e-02
-6.368412e-02
-5.766904e-02
-5.104975e-02
-4.385036e-02
-3.609918e-02
-2.782858e-02
-1.907490e-02
-9.878258e-03
-2.824468e-04
9.665205e-03
1.991406e-02
3.041038e-02
4.109760e-02
5.191662e-02
6.280618e-02
7.370323e-02
8.454343e-02
9.526164e-02
1.057924e-01
1.160704e-01
1.260312e-01
1.356114e-01
1.447495e-01
1.533859e-01
1.614638e-01
1.689292e-01
1.757312e-01
1.818227e-01
1.871602e-01
1.917044e-01
1.954200e-01
1.982764e-01
2.002473e-01
2.013110e-01
2.014505e-01
2.006535e-01
1.989125e-01
1.962245e-01
1.925914e-01
1.880197e-01
1.825206e-01
1.761102e-01
1.688090e-01
1.606426e-01
1.516411e-01
1.418394e-01
1.312770e-01
1.199984e-01
1.080524e-01
9.549251e-02
8.237638e-02
6.876597e-02
5.472713e-02
4.032930e-02
2.564520e-02
1.075038e-02
-4.277190e-03
-1.935761e-02
-3.440960e-02
-4.935091e-02
-6.409895e-02
-7.857130e-02
-9.268627e-02
-1.063634e-01
-1.195237e-01
-1.320908e-01
-1.439907e-01
-1.551527e-01
-1.655094e-01
-1.749979e-01
-1.835592e-01
-1.911393e-01
-1.976893e-01
-2.031655e-01
-2.075299e-01
-2.107505e-01
-2.128013e-01
-2.136625e-01
-2.133207e-01
-2.117692e-01
-2.090076e-01
-2.050425e-01
-1.998869e-01
-1.935607e-01
-1.860907e-01
-1.775100e-01
-1.678586e-01
-1.571828e-01
-1.455355e-01
-1.329757e-01
-1.195685e-01
-1.053848e-01
-9.050125e-02
-7.499974e-02
-5.896721e-02
-4.249524e-02
-2.567970e-02
-8.620202e-03
8.580367e-03
2.581647e-02
4.298057e-02
5.996385e-02
7.665695e-02
9.295080e-02
1.087374e-01
1.239107e-01
1.383675e-01
1.520079e-01
1.647368e-01
1.764641e-01
1.871058e-01
1.965844e-01
2.048302e-01
2.117813e-01
2.173845e-01
2.215959e-01
2.243809e-01
2.257150e-01
2.255841e-01
2.239843e-01
2.209223e-01
2.164152e-01
2.104908e-01
2.031869e-01
1.945513e-01
1.846415e-01
1.735241e-01
1.612740e-01
1.479746e-01
1.337162e-01
1.185960e-01
1.027169e-01
8.618684e-02
6.911811e-02
5.162635e-02
3.382973e-02
1.584813e-02
-2.197748e-03
-2.018725e-02
-3.800058e-02
-5.551970e-02
-7.262916e-02
-8.921685e-02
-1.051748e-01
-1.204001e-01
-1.347952e-01
-1.482690e-01
-1.607374e-01
-1.721234e-01
-1.823585e-01
-1.913824e-01
-1.991435e-01
-2.055995e-01
-2.107175e-01
-2.144741e-01
-2.168555e-01
-2.178580e-01
-2.174872e-01
-2.157584e-01
-2.126965e-01
-2.083355e-01
-2.027182e-01
-1.958963e-01
-1.879295e-01
-1.788857e-01
-1.688400e-01
-1.578742e-01
-1.460766e-01
-1.335414e-01
-1.203672e-01
-1.066572e-01
-9.251770e-02
-7.805759e-02
-6.338718e-02
-4.861737e-02
-3.385863e-02
-1.922008e-02
-4.808521e-03
9.272462e-03
2.292342e-02
3.604986e-02
4.856300e-02
6.038058e-02
7.142741e-02
8.163599e-02
9.094711e-02
9.931022e-02
1.066838e-01
1.130356e-01
1.183428e-01
1.225921e-01
1.257800e-01
1.279121e-01
1.290038e-01
1.290793e-01
1.281716e-01
1.263221e-01
1.235798e-01
1.200010e-01
1.156483e-01
1.105902e-01
1.048996e-01
9.865372e-02
9.193248e-02
8.481791e-02
7.739311e-02
6.974131e-02
6.194498e-02
5.408484e-02
4.623911e-02
3.848270e-02
3.088649e-02
2.351665e-02
1.643408e-02
9.693835e-03
3.344691e-03
-2.571240e-03
-8.018825e-03
-1.297012e-02
-1.740447e-02
-2.130851e-02
-2.467620e-02
-2.750857e-02
-2.981347e-02
-3.160530e-02
-3.290447e-02
-3.373693e-02
-3.413361e-02
-3.412983e-02
-3.376460e-02
-3.307997e-02
-3.212041e-02
-3.093206e-02
-2.956214e-02
-2.805829e-02
-2.646797e-02
-2.483791e-02
-2.321351e-02
-2.163832e-02
-2.015354e-02
-1.879748e-02
-1.760519e-02
-1.660793e-02
-1.583284e-02
-1.530257e-02
-1.503490e-02
-1.504244e-02
-1.533246e-02
-1.590666e-02
-1.676108e-02
-1.788599e-02
-1.926589e-02
-2.087962e-02
-2.270050e-02
-2.469656e-02
-2.683085e-02
-2.906180e-02
-3.134371e-02
-3.362725e-02
-3.586004e-02
-3.798733e-02
-3.995264e-02
-4.169847e-02
-4.316706e-02
-4.430121e-02
-4.504505e-02
-4.534483e-02
-4.514970e-02
-4.441254e-02
-4.309069e-02
-4.114664e-02
-3.854873e-02
-3.527172e-02
-3.129738e-02
-2.661493e-02
-2.122144e-02
-1.512211e-02
-8.330512e-03
-8.686545e-04
7.232943e-03
1.593533e-02
2.519129e-02
3.494563e-02
4.513550e-02
5.569079e-02
6.653467e-02
7.758416e-02
8.875076e-02
9.994109e-02
1.110577e-01
1.220000e-01
1.326646e-01
1.429470e-01
1.527419e-01
1.619442e-01
1.704503e-01
1.781590e-01
1.849722e-01
1.907962e-01
1.955426e-01
1.991294e-01
2.014816e-01
2.025325e-01
2.022245e-01
2.005094e-01
1.973497e-01
1.927187e-01
1.866015e-01
1.789947e-01
1.699074e-01
1.593610e-01
1.473890e-01
1.340375e-01
1.193648e-01
1.034409e-01
8.634752e-02
6.817752e-02
4.903422e-02
2.903100e-02
8.290500e-03
-1.305621e-02
-3.487043e-02
-5.700684e-02
-7.931445e-02
-1.016378e-01
-1.238182e-01
-1.456946e-01
-1.671058e-01
-1.878906e-01
-2.078903e-01
-2.269494e-01
-2.449173e-01
-2.616495e-01
-2.770088e-01
-2.908668e-01
-3.031046e-01
-3.136141e-01
-3.222987e-01
-3.290741e-01
-3.338692e-01
-3.366267e-01
-3.373033e-01
-3.358705e-01
-3.323149e-01
-3.266382e-01
-3.188577e-01
-3.090065e-01
-2.971330e-01
-2.833015e-01
-2.675912e-01
-2.500968e-01
-2.309270e-01
-2.102045e-01
-1.880653e-01
-1.646569e-01
-1.401384e-01
-1.146781e-01
-8.845303e-02
-6.164694e-02
-3.444900e-02
-7.052107e-03
2.034873e-02
4.755799e-02
7.438128e-02
1.006269e-01
1.261073e-01
1.506407e-01
1.740522e-01
1.961754e-01
2.168535e-01
2.359401e-01
2.533010e-01
2.688147e-01
2.823731e-01
2.938830e-01
3.032662e-01
3.104605e-01
3.154200e-01
3.181156e-01
3.185355e-01
3.166848e-01
3.125863e-01
3.062795e-01
2.978213e-01
2.872847e-01
2.747586e-01
2.603472e-01
2.441691e-01
2.263558e-01
2.070511e-01
1.864095e-01
1.645952e-01
1.417803e-01
1.181434e-01
9.386842e-02
6.914290e-02
4.415652e-02
1.909969e-02
-5.837872e-03
-3.046857e-02
-5.460828e-02
-7.807769e-02
-1.007037e-01
-1.223206e-01
-1.427713e-01
-1.619089e-01
-1.795971e-01
-1.957121e-01
-2.101429e-01
-2.227924e-01
-2.335783e-01
-2.424331e-01
-2.493052e-01
-2.541590e-01
-2.569745e-01
-2.577483e-01
-2.564925e-01
-2.532350e-01
-2.480189e-01
-2.409020e-01
-2.319562e-01
-2.212665e-01
-2.089308e-01
-1.950581e-01
-1.797681e-01
-1.631900e-01
-1.454612e-01
-1.267263e-01
-1.071357e-01
-8.684449e-02
-6.601085e-02
-4.479513e-02
-2.335831e-02
-1.860717e-03
1.953921e-02
4.068616e-02
6.142916e-02
8.162273e-02
1.011279e-01
1.198131e-01
1.375554e-01
1.542410e-01
1.697658e-01
1.840366e-01
1.969711e-01
2.084983e-01
2.185591e-01
2.271063e-01
2.341051e-01
2.395323e-01
2.433770e-01
2.456401e-01
2.463341e-01
2.454826e-01
2.431200e-01
2.392911e-01
2.340501e-01
2.274606e-01
2.195943e-01
2.105305e-01
2.003551e-01
1.891602e-01
1.770426e-01
1.641033e-01
1.504463e-01
1.361780e-01
1.214060e-01
1.062382e-01
9.078209e-02
7.514383e-02
5.942736e-02
4.373378e-02
2.816055e-02
1.280089e-02
-2.256796e-03
-1.692950e-02
-3.114002e-02
-4.481733e-02
-5.789693e-02
-7.032108e-02
-8.203895e-02
-9.300673e-02
-1.031877e-01
-1.125523e-01
-1.210778e-01
-1.287483e-01
-1.355548e-01
-1.414946e-01
-1.465713e-01
-1.507945e-01
-1.541793e-01
-1.567464e-01
-1.585213e-01
-1.595340e-01
-1.598187e-01
-1.594134e-01
-1.583593e-01
-1.567002e-01
-1.544824e-01
-1.517537e-01
-1.485635e-01
-1.449616e-01
-1.409981e-01
-1.367228e-01
-1.321848e-01
-1.274319e-01
-1.225102e-01
-1.174635e-01
-1.123333e-01
-1.071580e-01
-1.019732e-01
-9.681055e-02
-9.169845e-02
-8.666135e-02
-8.171980e-02
-7.689048e-02
-7.218617e-02
-6.761585e-02
-6.318482e-02
-5.889492e-02
-5.474468e-02
-5.072964e-02
-4.684265e-02
-4.307421e-02
-3.941277e-02
-3.584511e-02
-3.235674e-02
-2.893226e-02
-2.555574e-02
-2.221107e-02
-1.888231e-02
-1.555400e-02
-1.221150e-02
-8.841172e-03
-5.430713e-03
-1.969314e-03
1.552119e-03
5.140841e-03
8.802194e-03
1.253949e-02
1.635397e-02
2.024477e-02
2.420893e-02
2.824142e-02
3.233516e-02
3.648110e-02
4.066834e-02
4.488421e-02
4.911439e-02
5.334304e-02
5.755299e-02
6.172592e-02
6.584253e-02
6.988279e-02
7.382613e-02
7.765170e-02
8.133855e-02
8.486586e-02
8.821320e-02
9.136068e-02
9.428912e-02
9.698026e-02
9.941687e-02
1.015829e-01
1.034635e-01
1.050453e-01
1.063165e-01
1.072666e-01
1.078869e-01
1.081703e-01
1.081114e-01
1.077065e-01
1.069540e-01
1.058536e-01
1.044071e-01
1.026182e-01
1.004919e-01
9.803527e-02
9.525660e-02
9.216580e-02
8.877404e-02
8.509371e-02
8.113823e-02
7.692196e-02
7.246009e-02
6.776847e-02
6.286361e-02
5.776253e-02
5.248275e-02
4.704217e-02
4.145911e-02
3.575229e-02
2.994081e-02
2.404416e-02
1.808218e-02
1.207512e-02
6.043598e-03
8.552466e-06
-6.008772e-03
-1.198694e-02
-1.790439e-02
-2.373953e-02
-2.947089e-02
-3.507720e-02
-4.053753e-02
-4.583144e-02
-5.093904e-02
-5.584110e-02
-6.051917e-02
-6.495557e-02
-6.913353e-02
-7.303717e-02
-7.665166e-02
-7.996321e-02
-8.295923e-02
-8.562827e-02
-8.796024e-02
-8.994644e-02
-9.157969e-02
-9.285435e-02
-9.376640e-02
-9.431349e-02
-9.449493e-02
-9.431168e-02
-9.376639e-02
-9.286341e-02
-9.160873e-02
-9.000999e-02
-8.807648e-02
-8.581914e-02
-8.325048e-02
-8.038462e-02
-7.723716e-02
-7.382512e-02
-7.016679e-02
-6.628163e-02
-6.219004e-02
-5.791323e-02
-5.347296e-02
-4.889140e-02
-4.419098e-02
-3.939410e-02
-3.452297e-02
-2.959953e-02
-2.464528e-02
-1.968122e-02
-1.472774e-02
-9.804623e-03
-4.930993e-03
-1.252956e-04
4.594683e-03
9.211808e-03
1.370954e-02
1.807189e-02
2.228344e-02
2.632932e-02
3.019518e-02
3.386719e-02
3.733208e-02
4.057714e-02
4.359024e-02
4.635996e-02
4.887565e-02
5.112752e-02
5.310673e-02
5.480553e-02
5.621732e-02
5.733677e-02
5.815994e-02
5.868436e-02
5.890912e-02
5.883494e-02
5.846429e-02
5.780143e-02
5.685248e-02
5.562541e-02
5.413010e-02
5.237830e-02
5.038369e-02
4.816178e-02
4.572989e-02
4.310707e-02
4.031397e-02
3.737270e-02
3.430668e-02
3.114041e-02
2.789922e-02
2.460904e-02
2.129603e-02
1.798625e-02
1.470539e-02
1.147841e-02
8.329249e-03
5.280496e-03
2.353177e-03
-4.335036e-04
-3.062337e-03
-5.518246e-03
-7.788379e-03
-9.862194e-03
-1.173153e-02
-1.339058e-02
-1.483585e-02
-1.606618e-02
-1.708261e-02
-1.788834e-02
-1.848868e-02
-1.889095e-02
-1.910433e-02
-1.913979e-02
-1.900991e-02
-1.872874e-02
-1.831170e-02
-1.777541e-02
-1.713744e-02
-1.641617e-02
-1.563055e-02
-1.479979e-02
-1.394318e-02
-1.307976e-02
-1.222811e-02
-1.140599e-02
-1.063015e-02
-9.916064e-03
-9.277670e-03
-8.727197e-03
-8.274973e-03
-7.929309e-03
-7.696428e-03
-7.580402e-03
-7.583133e-03
-7.704403e-03
-7.941868e-03
-8.291160e-03
-8.745995e-03
-9.298236e-03
-9.937994e-03
-1.065375e-02
-1.143244e-02
-1.225954e-02
-1.311913e-02
-1.399408e-02
-1.486608e-02
-1.571578e-02
-1.652295e-02
-1.726659e-02
-1.792518e-02
-1.847686e-02
-1.889969e-02
-1.917191e-02
-1.927228e-02
-1.918040e-02
-1.887706e-02
-1.834462e-02
-1.756731e-02
-1.653166e-02
-1.522676e-02
-1.364457e-02
-1.178014e-02
-9.631830e-03
-7.201530e-03
-4.494718e-03
-1.520537e-03
1.708169e-03
5.174873e-03
8.859442e-03
1.273825e-02
1.678429e-02
2.096734e-02
2.525416e-02
2.960875e-02
3.399265e-02
3.836523e-02
4.268403e-02
4.690518e-02
5.098379e-02
5.487443e-02
5.853159e-02
6.191016e-02
6.496596e-02
6.765615e-02
6.993983e-02
7.177836e-02
7.313591e-02
7.397975e-02
7.428070e-02
7.401342e-02
7.315669e-02
7.169366e-02
6.961212e-02
6.690460e-02
6.356863e-02
5.960681e-02
5.502695e-02
4.984211e-02
4.407061e-02
3.773596e-02
3.086684e-02
2.349687e-02
1.566445e-02
7.412584e-03
-1.211443e-03
-1.015638e-02
-1.936735e-02
-2.878620e-02
-3.835197e-02
-4.800127e-02
-5.766878e-02
-6.728771e-02
-7.679032e-02
-8.610841e-02
-9.517384e-02
-1.039191e-01
-1.122775e-01
-1.201843e-01
-1.275764e-01
-1.343934e-01
-1.405777e-01
-1.460753e-01
-1.508358e-01
-1.548132e-01
-1.579661e-01
-1.602581e-01
-1.616582e-01
-1.621412e-01
-1.616881e-01
-1.602858e-01
-1.579281e-01
-1.546149e-01
-1.503528e-01
-1.451550e-01
-1.390411e-01
-1.320367e-01
-1.241734e-01
-1.154888e-01
-1.060255e-01
-9.583159e-02
-8.495957e-02
-7.346642e-02
-6.141312e-02
-4.886426e-02
-3.588762e-02
-2.255386e-02
-8.936053e-03
4.890686e-03
1.884968e-02
3.286306e-02
4.685230e-02
6.073867e-02
7.444374e-02
8.788991e-02
1.010010e-01
1.137026e-01
1.259231e-01
1.375936e-01
1.486490e-01
1.590281e-01
1.686744e-01
1.775363e-01
1.855672e-01
1.927265e-01
1.989791e-01
2.042961e-01
2.086549e-01
2.120389e-01
2.144380e-01
2.158484e-01
2.162725e-01
2.157189e-01
2.142024e-01
2.117432e-01
2.083675e-01
2.041062e-01
1.989956e-01
1.930759e-01
1.863915e-01
1.789903e-01
1.709229e-01
1.622423e-01
1.530031e-01
1.432613e-01
1.330734e-01
1.224960e-01
1.115856e-01
1.003977e-01
8.898691e-02
7.740640e-02
6.570770e-02
5.394050e-02
4.215245e-02
3.038903e-02
1.869346e-02
7.106557e-03
-4.333246e-03
-1.559005e-02
-2.663050e-02
-3.742382e-02
-4.794180e-02
-5.815883e-02
-6.805186e-02
-7.760038e-02
-8.678634e-02
-9.559409e-02
-1.040103e-01
-1.120236e-01
-1.196251e-01
-1.268075e-01
-1.335653e-01
-1.398945e-01
-1.457928e-01
-1.512588e-01
-1.562920e-01
-1.608928e-01
-1.650619e-01
-1.688002e-01
-1.721086e-01
-1.749874e-01
-1.774367e-01
-1.794557e-01
-1.810429e-01
-1.821957e-01
-1.829107e-01
-1.831833e-01
-1.830083e-01
-1.823795e-01
-1.812902e-01
-1.797333e-01
-1.777015e-01
-1.751874e-01
-1.721839e-01
-1.686848e-01
-1.646843e-01
-1.601781e-01
-1.551631e-01
-1.496378e-01
-1.436027e-01
-1.370603e-01
-1.300155e-01
-1.224757e-01
-1.144510e-01
-1.059546e-01
-9.700266e-02
-8.761469e-02
-7.781359e-02
-6.762582e-02
-5.708141e-02
-4.621399e-02
-3.506079e-02
-2.366251e-02
-1.206324e-02
-3.102446e-04
1.154631e-02
2.345360e-02
3.535648e-02
4.719789e-02
5.891917e-02
7.046050e-02
8.176129e-02
9.276062e-02
1.033976e-01
1.136121e-01
1.233445e-01
1.325372e-01
1.411340e-01
1.490813e-01
1.563284e-01
1.628276e-01
1.685352e-01
1.734116e-01
1.774215e-01
1.805347e-01
1.827260e-01
1.839757e-01
1.842699e-01
1.836005e-01
1.819656e-01
1.793692e-01
1.758221e-01
1.713410e-01
1.659494e-01
1.596768e-01
1.525591e-01
1.446383e-01
1.359620e-01
1.265837e-01
1.165621e-01
1.059604e-01
9.484666e-02
8.329270e-02
7.137385e-02
5.916839e-02
4.675699e-02
3.422213e-02
2.164750e-02
9.117387e-03
-3.283981e-03
-1.547304e-02
-2.736753e-02
-3.888720e-02
-4.995435e-02
-6.049452e-02
-7.043705e-02
-7.971569e-02
-8.826909e-02
-9.604130e-02
-1.029823e-01
-1.090483e-01
-1.142022e-01
-1.184137e-01
-1.216599e-01
-1.239248e-01
-1.252000e-01
-1.254846e-01
-1.247848e-01
-1.231142e-01
-1.204935e-01
-1.169502e-01
-1.125186e-01
-1.072392e-01
-1.011585e-01
-9.432871e-02
-8.680714e-02
-7.865591e-02
-6.994138e-02
-6.073367e-02
-5.110610e-02
-4.113461e-02
-3.089714e-02
-2.047301e-02
-9.942282e-03
6.148845e-04
1.111891e-02
2.149140e-02
3.165582e-02
4.153804e-02
5.106697e-02
6.017500e-02
6.879863e-02
7.687879e-02
8.436136e-02
9.119747e-02
9.734378e-02
1.027628e-01
1.074228e-01
1.112985e-01
1.143705e-01
1.166255e-01
1.180563e-01
1.186620e-01
1.184472e-01
1.174225e-01
1.156040e-01
1.130133e-01
1.096769e-01
1.056266e-01
1.008984e-01
9.553298e-02
8.957468e-02
8.307150e-02
7.607458e-02
6.863773e-02
6.081699e-02
5.267012e-02
4.425610e-02
3.563468e-02
2.686587e-02
1.800946e-02
9.124517e-03
2.689807e-04
-8.500785e-03
-1.713039e-02
-2.556779e-02
-3.376366e-02
-4.167166e-02
-4.924877e-02
-5.645546e-02
-6.325594e-02
-6.961834e-02
-7.551481e-02
-8.092162e-02
-8.581923e-02
-9.019229e-02
-9.402969e-02
-9.732443e-02
-1.000736e-01
-1.022782e-01
-1.039431e-01
-1.050770e-01
-1.056917e-01
-1.058028e-01
-1.054285e-01
-1.045902e-01
-1.033115e-01
-1.016184e-01
-9.953892e-02
-9.710251e-02
-9.434005e-02
-9.128338e-02
-8.796497e-02
-8.441763e-02
-8.067414e-02
-7.676700e-02
-7.272811e-02
-6.858851e-02
-6.437812e-02
-6.012551e-02
-5.585772e-02
-5.160008e-02
-4.737604e-02
-4.320707e-02
-3.911261e-02
-3.510996e-02
-3.121422e-02
-2.743827e-02
-2.379277e-02
-2.028617e-02
-1.692473e-02
-1.371255e-02
-1.065166e-02
-7.742069e-03
-4.981845e-03
-2.367260e-03
1.070574e-04
2.447951e-03
4.663532e-03
6.762964e-03
8.756223e-03
1.065383e-02
1.246657e-02
1.420524e-02
1.588040e-02
1.750218e-02
1.908003e-02
2.062256e-02
2.213740e-02
2.363107e-02
2.510898e-02
2.657527e-02
2.803287e-02
2.948350e-02
3.092769e-02
3.236488e-02
3.379341e-02
3.521069e-02
3.661329e-02
3.799705e-02
3.935720e-02
4.068856e-02
4.198566e-02
4.324292e-02
4.445476e-02
4.561575e-02
4.672075e-02
4.776498e-02
4.874412e-02
4.965429e-02
5.049213e-02
5.125472e-02
5.193961e-02
5.254468e-02
5.306809e-02
5.350816e-02
5.386324e-02
5.413162e-02
5.431139e-02
5.440032e-02
5.439579e-02
5.429471e-02
5.409346e-02
5.378798e-02
5.337374e-02
5.284580e-02
5.219901e-02
5.142806e-02
5.052769e-02
4.949285e-02
4.831886e-02
4.700160e-02
4.553765e-02
4.392434e-02
4.216001e-02
4.024399e-02
3.817674e-02
3.595992e-02
3.359639e-02
3.109025e-02
2.844689e-02
2.567290e-02
2.277608e-02
1.976541e-02
1.665092e-02
1.344364e-02
1.015550e-02
6.799221e-03
3.388239e-03
-6.347113e-05
-3.541501e-03
-7.031106e-03
-1.051734e-02
-1.398518e-02
-1.741958e-02
-2.080563e-02
-2.412867e-02
-2.737437e-02
-3.052886e-02
-3.357874e-02
-3.651123e-02
-3.931419e-02
-4.197613e-02
-4.448622e-02
-4.683433e-02
-4.901097e-02
-5.100725e-02
-5.281485e-02
-5.442592e-02
-5.583303e-02
-5.702917e-02
-5.800765e-02
-5.876205e-02
-5.928627e-02
-5.957443e-02
-5.962089e-02
-5.942031e-02
-5.896764e-02
-5.825814e-02
-5.728748e-02
-5.605181e-02
-5.454781e-02
-5.277286e-02
-5.072515e-02
-4.840386e-02
-4.580931e-02
-4.294315e-02
-3.980861e-02
-3.641063e-02
-3.275610e-02
-2.885404e-02
-2.471572e-02
-2.035473e-02
-1.578715e-02
-1.103156e-02
-6.109068e-03
-1.043266e-03
4.139831e-03
9.411880e-03
1.474230e-02
2.009851e-02
2.544611e-02
3.074915e-02
3.597044e-02
4.107194e-02
4.601508e-02
5.076118e-02
5.527188e-02
5.950958e-02
6.343785e-02
6.702191e-02
7.022901e-02
7.302877e-02
7.539363e-02
7.729902e-02
7.872367e-02
7.964971e-02
8.006286e-02
7.995246e-02
7.931149e-02
7.813659e-02
7.642793e-02
7.418918e-02
7.142737e-02
6.815279e-02
6.437880e-02
6.012181e-02
5.540106e-02
5.023856e-02
4.465894e-02
3.868940e-02
3.235955e-02
2.570138e-02
1.874915e-02
1.153926e-02
4.110174e-03
-3.497748e-03
-1.124238e-02
-1.908004e-02
-2.696565e-02
-3.485299e-02
-4.269496e-02
-5.044389e-02
-5.805181e-02
-6.547077e-02
-7.265325e-02
-7.955244e-02
-8.612266e-02
-9.231968e-02
-9.810109e-02
-1.034267e-01
-1.082587e-01
-1.125622e-01
-1.163054e-01
-1.194598e-01
-1.220006e-01
-1.239066e-01
-1.251608e-01
-1.257500e-01
-1.256657e-01
-1.249035e-01
-1.234636e-01
-1.213507e-01
-1.185738e-01
-1.151468e-01
-1.110876e-01
-1.064186e-01
-1.011660e-01
-9.536010e-02
-8.903455e-02
-8.222633e-02
-7.497529e-02
-6.732377e-02
-5.931623e-02
-5.099881e-02
-4.241893e-02
-3.362496e-02
-2.466575e-02
-1.559038e-02
-6.447720e-03
2.713785e-03
1.184647e-02
2.090369e-02
2.984003e-02
3.861146e-02
4.717561e-02
5.549180e-02
6.352115e-02
7.122679e-02
7.857387e-02
8.552967e-02
9.206369e-02
9.814774e-02
1.037560e-01
1.088652e-01
1.134548e-01
1.175068e-01
1.210065e-01
1.239417e-01
1.263038e-01
1.280873e-01
1.292898e-01
1.299129e-01
1.299611e-01
1.294428e-01
1.283697e-01
1.267569e-01
1.246228e-01
1.219887e-01
1.188786e-01
1.153193e-01
1.113394e-01
1.069695e-01
1.022415e-01
9.718820e-02
9.184314e-02
8.623995e-02
8.041215e-02
7.439279e-02
6.821417e-02
6.190760e-02
5.550329e-02
4.903013e-02
4.251568e-02
3.598606e-02
2.946597e-02
2.297866e-02
1.654584e-02
1.018779e-02
3.923261e-03
-2.230450e-03
-8.257510e-03
-1.414357e-02
-1.987573e-02
-2.544248e-02
-3.083362e-02
-3.604021e-02
-4.105442e-02
-4.586940e-02
-5.047912e-02
-5.487819e-02
-5.906176e-02
-6.302534e-02
-6.676461e-02
-7.027536e-02
-7.355329e-02
-7.659401e-02
-7.939287e-02
-8.194501e-02
-8.424530e-02
-8.628836e-02
-8.806861e-02
-8.958029e-02
-9.081760e-02
-9.177477e-02
-9.244622e-02
-9.282663e-02
-9.291114e-02
-9.269548e-02
-9.217607e-02
-9.135021e-02
-9.021610e-02
-8.877299e-02
-8.702124e-02
-8.496235e-02
-8.259902e-02
-7.993514e-02
-7.697585e-02
-7.372747e-02
-7.019754e-02
-6.639478e-02
-6.232904e-02
-5.801129e-02
-5.345359e-02
-4.866907e-02
-4.367190e-02
-3.847735e-02
-3.310174e-02
-2.756250e-02
-2.187825e-02
-1.606878e-02
-1.015510e-02
-4.159504e-03
1.894463e-03
7.982015e-03
1.407715e-02
2.015275e-02
2.618074e-02
3.213219e-02
3.797753e-02
4.368677e-02
4.922979e-02
5.457661e-02
5.969769e-02
6.456424e-02
6.914849e-02
7.342399e-02
7.736589e-02
8.095117e-02
8.415883e-02
8.697012e-02
8.936864e-02
9.134050e-02
9.287431e-02
9.396130e-02
9.459529e-02
9.477268e-02
9.449244e-02
9.375610e-02
9.256767e-02
9.093366e-02
8.886307e-02
8.636733e-02
8.346036e-02
8.015849e-02
7.648044e-02
7.244720e-02
6.808202e-02
6.341023e-02
5.845914e-02
5.325786e-02
4.783707e-02
4.222881e-02
3.646619e-02
3.058314e-02
2.461410e-02
1.859374e-02
1.255668e-02
6.537235e-03
5.690827e-04
-5.314956e-03
-1.108320e-02
-1.670534e-02
-2.215270e-02
-2.739843e-02
-3.241778e-02
-3.718825e-02
-4.168973e-02
-4.590473e-02
-4.981844e-02
-5.341878e-02
-5.669651e-02
-5.964521e-02
-6.226131e-02
-6.454400e-02
-6.649518e-02
-6.811933e-02
-6.942344e-02
-7.041683e-02
-7.111099e-02
-7.151940e-02
-7.165731e-02
-7.154152e-02
-7.119017e-02
-7.062245e-02
-6.985842e-02
-6.891867e-02
-6.782407e-02
-6.659553e-02
-6.525371e-02
-6.381883e-02
-6.231037e-02
-6.074692e-02
-5.914596e-02
-5.752364e-02
-5.589471e-02
-5.427230e-02
-5.266781e-02
-5.109084e-02
-4.954907e-02
-4.804827e-02
-4.659214e-02
-4.518238e-02
-4.381871e-02
-4.249882e-02
-4.121852e-02
-3.997177e-02
-3.875084e-02
-3.754639e-02
-3.634773e-02
-3.514291e-02
-3.391898e-02
-3.266218e-02
-3.135816e-02
-2.999220e-02
-2.854945e-02
-2.701514e-02
-2.537478e-02
-2.361441e-02
-2.172086e-02
-1.968196e-02
-1.748681e-02
-1.512596e-02
-1.259166e-02
-9.878023e-03
-6.981180e-03
-3.899397e-03
-6.331661e-04
2.814757e-03
6.439358e-03
1.023341e-02
1.418750e-02
1.829019e-02
2.252807e-02
2.688596e-02
3.134698e-02
3.589270e-02
4.050330e-02
4.515768e-02
4.983360e-02
5.450774e-02
5.915582e-02
6.375270e-02
6.827249e-02
7.268870e-02
7.697434e-02
8.110208e-02
8.504448e-02
8.877414e-02
9.226401e-02
9.548769e-02
9.841967e-02
1.010357e-01
1.033130e-01
1.052307e-01
1.067701e-01
1.079149e-01
1.086512e-01
1.089680e-01
1.088573e-01
1.083139e-01
1.073354e-01
1.059227e-01
1.040794e-01
1.018120e-01
9.912967e-02
9.604432e-02
9.257023e-02
8.872402e-02
8.452448e-02
7.999242e-02
7.515048e-02
7.002300e-02
6.463591e-02
5.901651e-02
5.319337e-02
4.719620e-02
4.105567e-02
3.480321e-02
2.847093e-02
2.209141e-02
1.569754e-02
9.322310e-03
2.998638e-03
-3.240854e-03
-9.364062e-03
-1.533959e-02
-2.113701e-02
-2.672710e-02
-3.208207e-02
-3.717579e-02
-4.198407e-02
-4.648487e-02
-5.065862e-02
-5.448835e-02
-5.795999e-02
-6.106251e-02
-6.378804e-02
-6.613195e-02
-6.809297e-02
-6.967316e-02
-7.087784e-02
-7.171560e-02
-7.219808e-02
-7.233992e-02
-7.215853e-02
-7.167393e-02
-7.090851e-02
-6.988689e-02
-6.863562e-02
-6.718298e-02
-6.555869e-02
-6.379358e-02
-6.191930e-02
-5.996794e-02
-5.797168e-02
-5.596241e-02
-5.397129e-02
-5.202831e-02
-5.016194e-02
-4.839870e-02
-4.676285e-02
-4.527597e-02
-4.395672e-02
-4.282055e-02
-4.187957e-02
-4.114239e-02
-4.061408e-02
-4.029609e-02
-4.018637e-02
-4.027950e-02
-4.056676e-02
-4.103643e-02
-4.167397e-02
-4.246237e-02
-4.338243e-02
-4.441303e-02
-4.553147e-02
-4.671376e-02
-4.793495e-02
-4.916937e-02
-5.039093e-02
-5.157337e-02
-5.269048e-02
-5.371637e-02
-5.462567e-02
-5.539373e-02
-5.599684e-02
-5.641245e-02
-5.661926e-02
-5.659744e-02
-5.632876e-02
-5.579674e-02
-5.498670e-02
-5.388585e-02
-5.248332e-02
-5.077026e-02
-4.873982e-02
-4.638718e-02
-4.370962e-02
-4.070659e-02
-3.737974e-02
-3.373303e-02
-2.977279e-02
-2.550785e-02
-2.094964e-02
-1.611221e-02
-1.101232e-02
-5.669463e-03
-1.058441e-04
5.653679e-03
1.158171e-02
1.764853e-02
2.382226e-02
3.006915e-02
3.635395e-02
4.264017e-02
4.889051e-02
5.506713e-02
6.113203e-02
6.704742e-02
7.277597e-02
7.828117e-02
8.352760e-02
8.848123e-02
9.310964e-02
9.738229e-02
1.012707e-01
];
t = [0:0.005:(10-0.005)];
subplot(1,2,1)
plot(t, Z_solid)
title("VAC of Solid State");
xlabel('Time (s)');
ylabel("Velocity Autocorrelation");

subplot(1,2,2)
plot(t, Z_gas)
title('VAC of Gas State');
xlabel('Time (s)');
ylabel("Velocity Autocorrelation")
